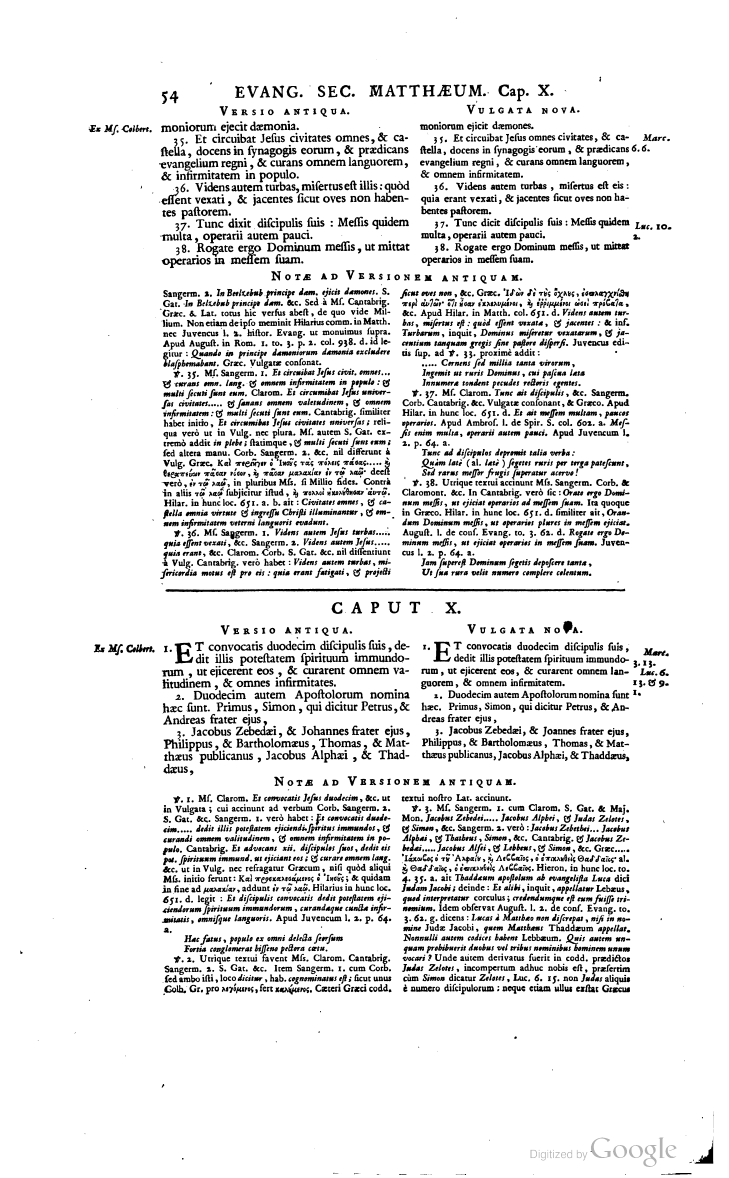
#> input picture image-0097.png, 1458 x 2355 px, found by its file name (shown at 1/2 size)
$ jupyter execute --allow-errors numero_chap.ipynb
#> lines starting #> are read from the running program, lines starting #| are printed output that depends on the picture; pictures that were not available may be replaced by others from this repository, and a replacement may not be noted
[cell 1]
import cv2
import matplotlib.pyplot as plt

[cell 2]
img_X_1 = cv2.imread("images/image-0097.png")
#> img_X_1 is the input picture: shape (2355, 1458, 3); min 0, max 255, mean 229.8
img_X_2 = cv2.imread("images/image-0098.png")
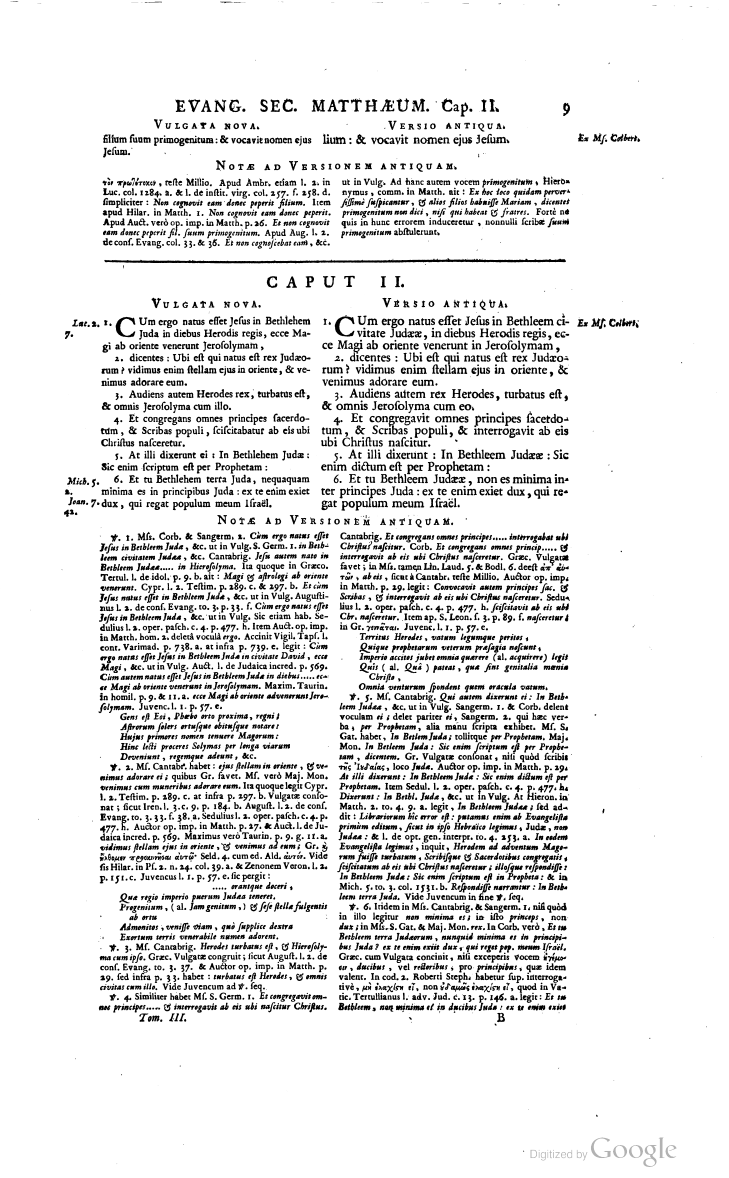
#> input picture image-0052.png, 1458 x 2355 px, given in place of image-0098.png, which was not available (shown at 1/2 size)
#> img_X_2 is the input picture: shape (2355, 1458, 3); min 0, max 255, mean 230.9
img_X_3 = cv2.imread("images/image-0099.png")
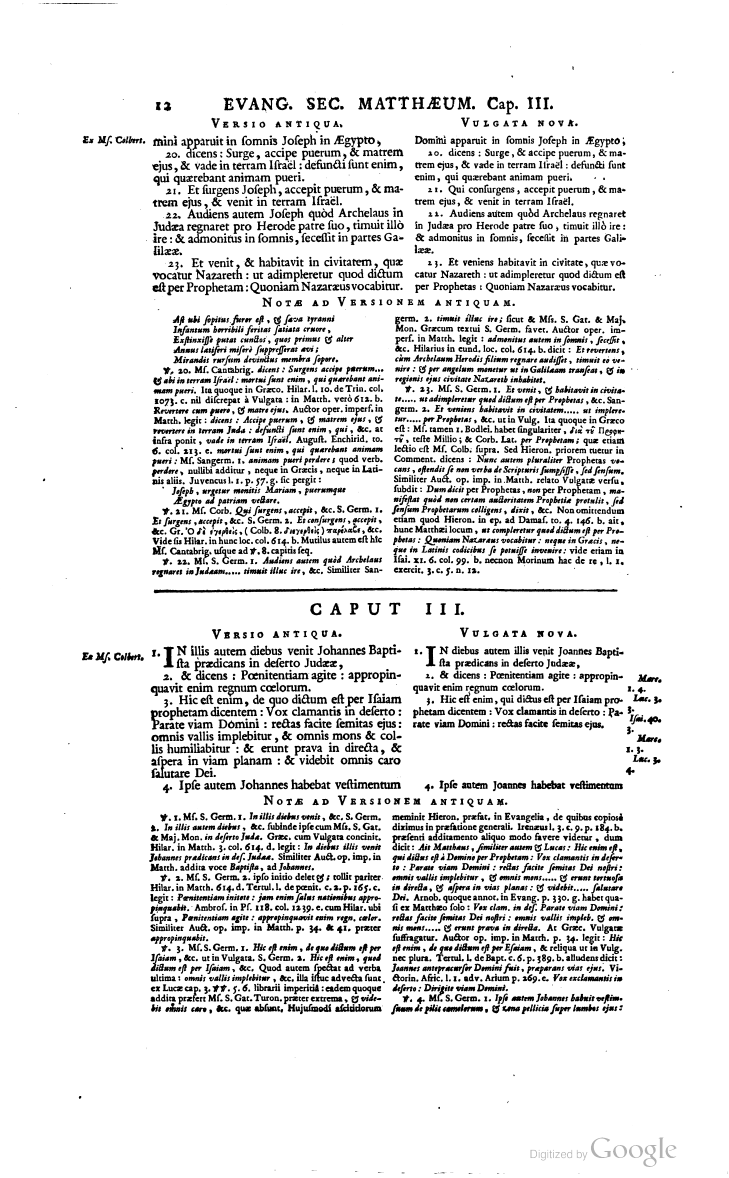
#> input picture image-0055.png, 1458 x 2355 px, given in place of image-0099.png, which was not available (shown at 1/2 size)
#> img_X_3 is the input picture: shape (2355, 1458, 3); min 0, max 255, mean 228.1
img_X_1_gris = cv2.cvtColor(img_X_1, cv2.COLOR_BGR2GRAY)[150:200, 1070:1150]
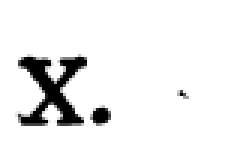
#> img_X_1_gris: shape (50, 80) (shown 3 times larger); min 0, max 255, mean 237.3
img_X_2_gris = cv2.cvtColor(img_X_2, cv2.COLOR_BGR2GRAY)[150:210, 950:1000]
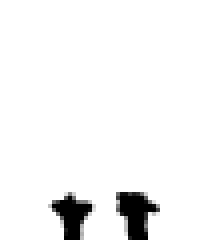
#> img_X_2_gris: shape (60, 50) (shown 4 times larger); min 0, max 255, mean 242.8
img_X_3_gris = cv2.cvtColor(img_X_3, cv2.COLOR_BGR2GRAY)[150:210, 1050:1100]
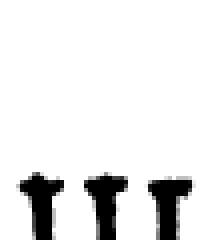
#> img_X_3_gris: shape (60, 50) (shown 4 times larger); min 0, max 255, mean 229.8

img_XI_1 = cv2.imread("images/image-0106.png")
img_XI_2 = cv2.imread("images/image-0108.png")
img_XI_3 = cv2.imread("images/image-0109.png")
img_XI_1_gris = cv2.cvtColor(img_XI_1, cv2.COLOR_BGR2GRAY)[180:250, 940:1010]
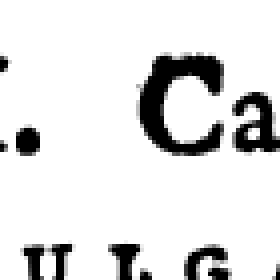
#> img_XI_1_gris: shape (70, 70) (shown 4 times larger); min 0, max 255, mean 225
#> (the rest of this cell did not finish here and is left out)
